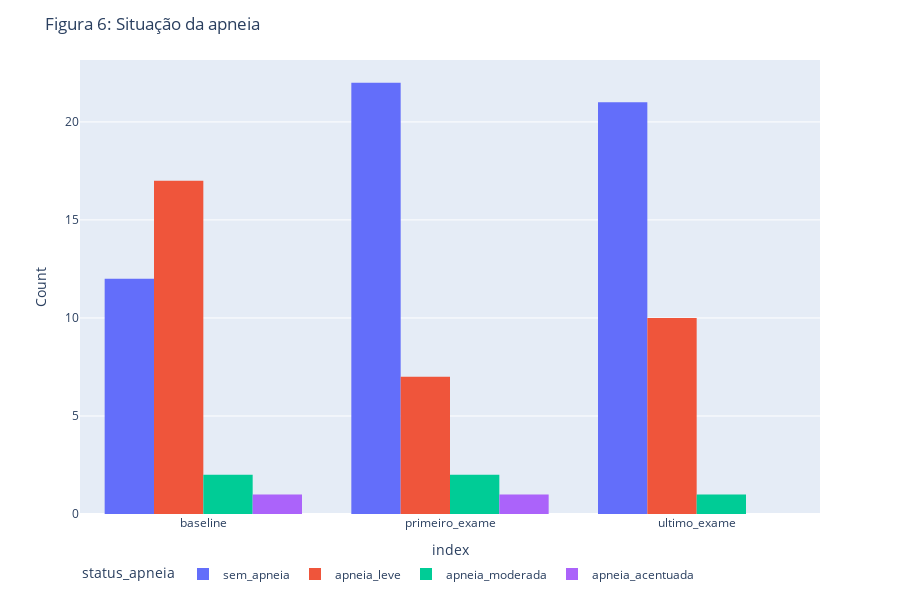

Notebook cell for this chart:
### Code cell
pd.options.plotting.backend = "plotly"
fg = pd.concat([df_baseline.groupby("status_apneia")[["status_apneia"]].count(),
                 df_primeiro_exame.groupby("status_apneia")[["status_apneia"]].count(),
                 df_ultimo_exame.groupby("status_apneia")[["status_apneia"]].count()],axis=1)

fg.columns = ["baseline","primeiro_exame","ultimo_exame"]
# fg = fg["baseline","primeiro_exame","ultimo_exame"]
fg = fg.T

fg = fg[["sem_apneia", "apneia_leve", "apneia_moderada", "apneia_acentuada"]]
print(fg)

fig = px.histogram(fg, x=fg.index, y=fg.columns, barmode='group',
             height=400)

fig.update_layout(
    title = "Figura 6: Situação da apneia",
    dragmode="zoom",
    hovermode="x",
    legend=dict(orientation="h"),
    height=600,
)

# fig.update_traces(
#     marker_color = ['green', 'yellow', 'orange', 'red'],
# )

# fig.update_xaxes(title = "grupo_idade")
fig.update_yaxes(title_text="Count")

fig.show()
fig.write_image("../reports/figures/status_apneia.png")

### Figure 1 — Plotly figure (JSON) as saved in the notebook; plotly's stock layout.template omitted (floating-point values rounded to 4 significant figures)
{"data": [{"alignmentgroup": "True", "bingroup": "x", "histfunc": "sum", "hovertemplate": "status_apneia=sem_apneia<br>index=%{x}<br>sum of value=%{y}<extra></extra>", "legendgroup": "sem_apneia", "marker": {"color": "#636efa", "pattern": {"shape": ""}}, "name": "sem_apneia", "offsetgroup": "sem_apneia", "orientation": "v", "showlegend": true, "type": "histogram", "x": ["baseline", "primeiro_exame", "ultimo_exame"], "xaxis": "x", "y": [12, 22, 21], "yaxis": "y"}, {"alignmentgroup": "True", "bingroup": "x", "histfunc": "sum", "hovertemplate": "status_apneia=apneia_leve<br>index=%{x}<br>sum of value=%{y}<extra></extra>", "legendgroup": "apneia_leve", "marker": {"color": "#EF553B", "pattern": {"shape": ""}}, "name": "apneia_leve", "offsetgroup": "apneia_leve", "orientation": "v", "showlegend": true, "type": "histogram", "x": ["baseline", "primeiro_exame", "ultimo_exame"], "xaxis": "x", "y": [17, 7, 10], "yaxis": "y"}, {"alignmentgroup": "True", "bingroup": "x", "histfunc": "sum", "hovertemplate": "status_apneia=apneia_moderada<br>index=%{x}<br>sum of value=%{y}<extra></extra>", "legendgroup": "apneia_moderada", "marker": {"color": "#00cc96", "pattern": {"shape": ""}}, "name": "apneia_moderada", "offsetgroup": "apneia_moderada", "orientation": "v", "showlegend": true, "type": "histogram", "x": ["baseline", "primeiro_exame", "ultimo_exame"], "xaxis": "x", "y": [2, 2, 1], "yaxis": "y"}, {"alignmentgroup": "True", "bingroup": "x", "histfunc": "sum", "hovertemplate": "status_apneia=apneia_acentuada<br>index=%{x}<br>sum of value=%{y}<extra></extra>", "legendgroup": "apneia_acentuada", "marker": {"color": "#ab63fa", "pattern": {"shape": ""}}, "name": "apneia_acentuada", "offsetgroup": "apneia_acentuada", "orientation": "v", "showlegend": true, "type": "histogram", "x": ["baseline", "primeiro_exame", "ultimo_exame"], "xaxis": "x", "y": [1, 1, null], "yaxis": "y"}], "layout": {"barmode": "group", "dragmode": "zoom", "height": 600, "hovermode": "x", "legend": {"orientation": "h", "title": {"text": "status_apneia"}, "tracegroupgap": 0}, "margin": {"t": 60}, "title": {"text": "Figura 6: Situação da apneia"}, "xaxis": {"anchor": "y", "domain": [0, 1], "title": {"text": "index"}}, "yaxis": {"anchor": "x", "domain": [0, 1], "title": {"text": "Count"}}}}
